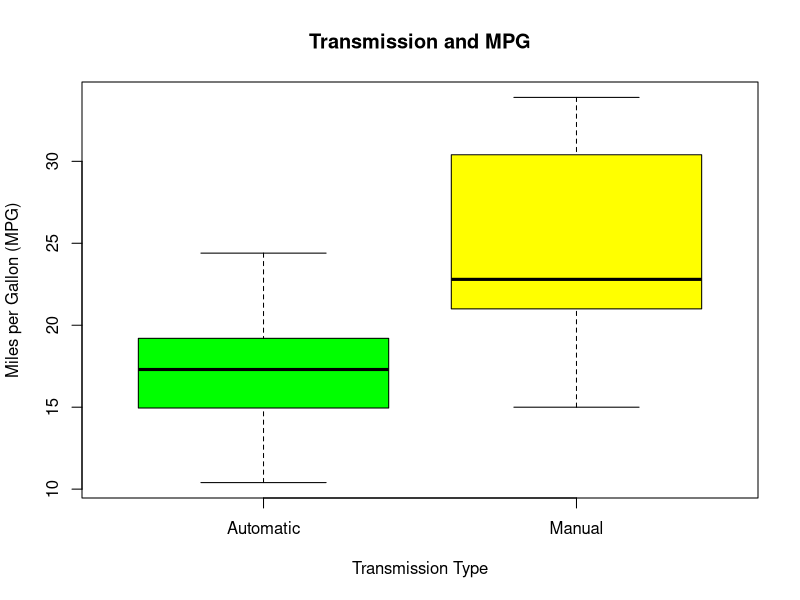
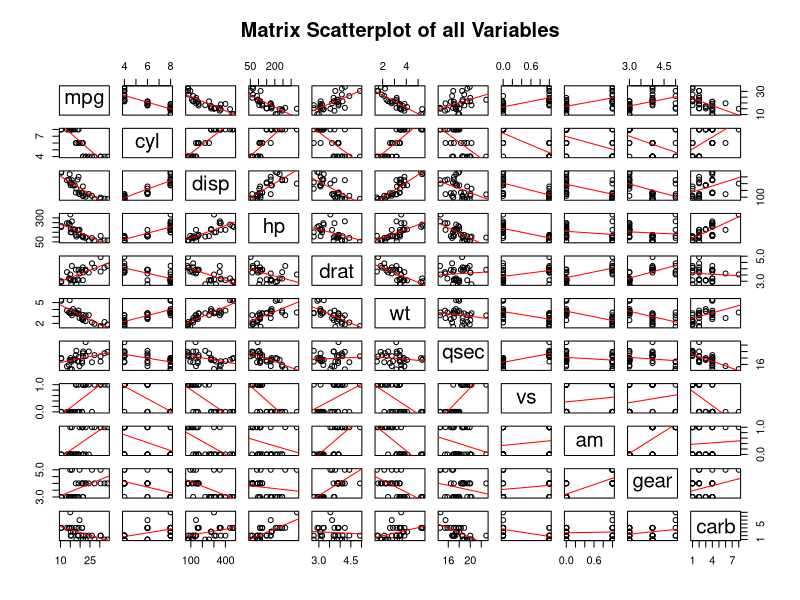

These figures' R source, in order:
## ---- chunk 1
data(mtcars); attach(mtcars)
head(mtcars,1) #Examine how the data is structured in mtcars
mean_a <- mean(mpg[am=="0"]) #Automatic Transmission mean
mean_m <- mean(mpg[am=="1"]) #Manual Transmission mean
## ---- chunk 2
model_am <- lm(mpg ~ am)
summary(model_am)
## ---- chunk 3
model_full <- lm(mpg ~ ., mtcars)
summary(model_full)
## ---- chunk 4
boxplot(mpg ~ am, xlab="Transmission Type", ylab="Miles per Gallon (MPG)", xaxt="n", 
        main="Transmission and MPG",
        col=c("green", "yellow"))
axis(1, at=1:2, labels=c("Automatic", "Manual"))
## ---- chunk 5
pairs(mtcars, main="Matrix Scatterplot of all Variables", panel=function(x,y){
  points(x,y)
  abline(lm(y~x), col="red")
})
